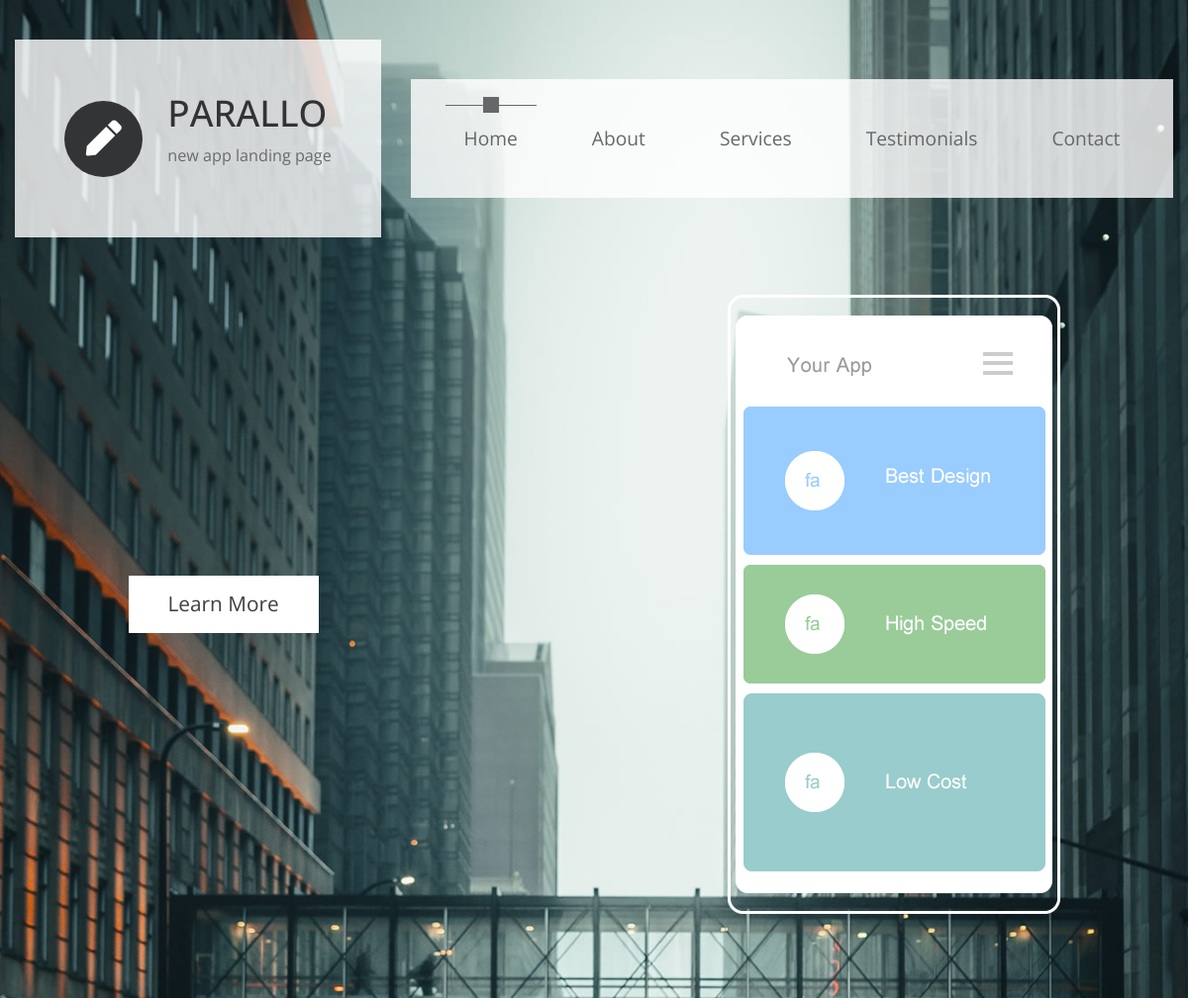
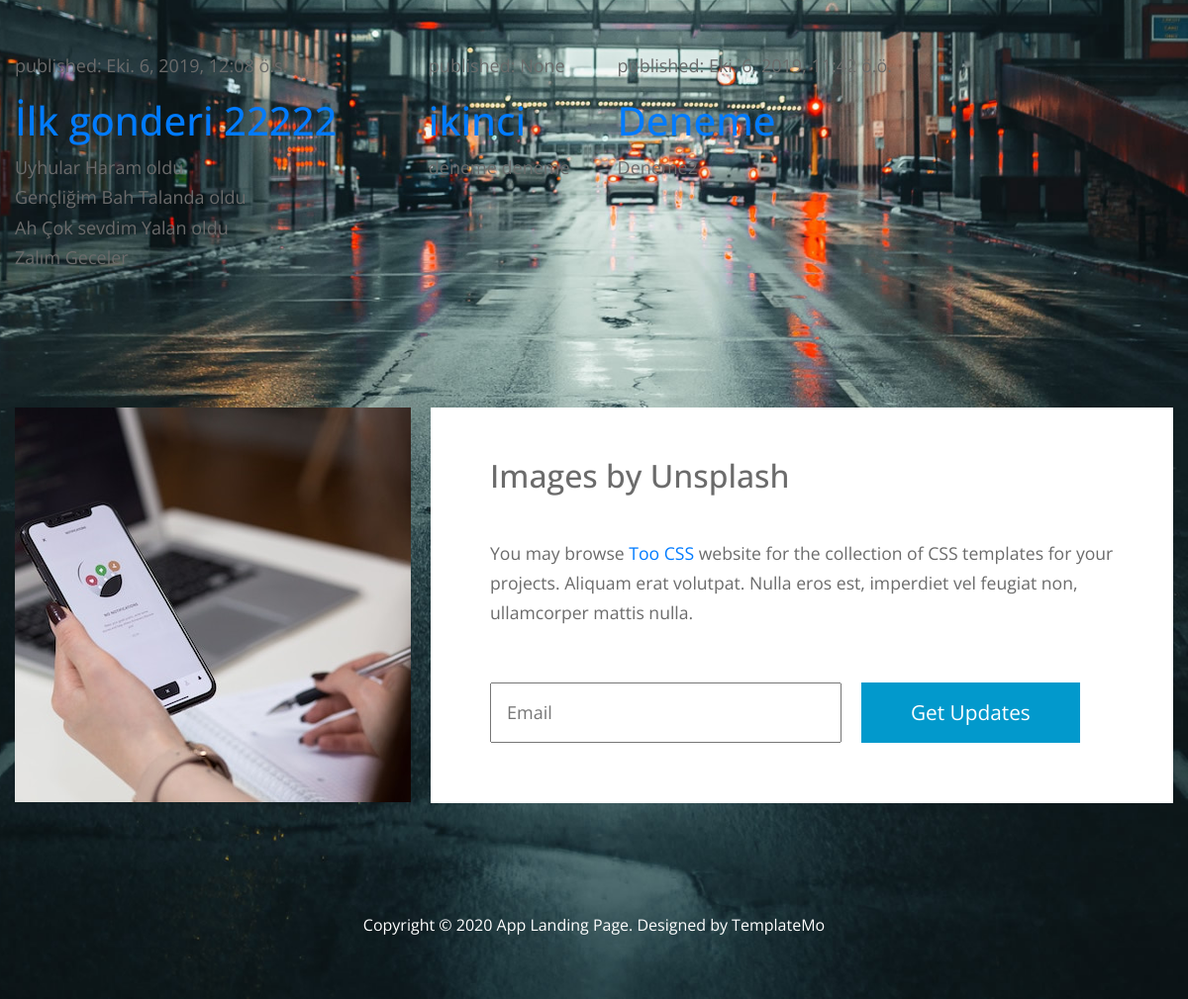
The app's page / (signed in) with its own data (2 pictures, top to bottom).
### Blog/models.py (models this page shows, shortened)
class GonderiModel(models.Model):
    yazar = models.ForeignKey('auth.User',on_delete=models.CASCADE)
    baslik = models.CharField(max_length=200)
    yazi = models.TextField()
    olus_zaman = models.DateTimeField(default=timezone.now)
    yayim_zaman = models.DateTimeField(null=True,blank=True)

### Blog/views.py (the view)
# urls.py: path('',views.Listele,name="gListele"),
def Listele(request):
    Gonderi = GonderiModel.objects.all()
    return render(request,'Blog/GListele.html',{"Gonderiler":Gonderi})

### templates/Blog/GListele.html (shortened to what this page needs)
{% extends "../base.html" %}
{% load static %}
{% block content %}
{% for gonderi in Gonderiler %}
    <div>
        <p>published: {{ gonderi.yayim_zaman }}</p>
        <h1>
            <a href="{% url 'gDetay' pk=gonderi.pk %}">
            {{ gonderi.baslik }}
        </a>
        {% if user.is_authenticated %}
        <a class="btn btn-default" href="{% url 'gDuzenle' pk=gonderi.pk %}">
        </a>
        {% endif %}
    </h1>
        <p>{{ gonderi.yazi|linebreaksbr }}</p>
    </div>
{% endfor %}
{% endblock %}

### Site/static/css/templatemo-style.css (style rules this page uses)
html { scroll-behavior: smooth; }
body { font-family: "Open Sans", Arial, Helvetica, sans-serif; font-size: 18px; font-weight: 400; color: #6b6b6b; overflow-x: hidden; }
a, button { transition: all 0.3s ease; }
.btn { border-radius: 0; padding: 13px 40px; font-size: 1.3rem; }
p { line-height: 1.7; }

### records on screen
GonderiModel: yayim_zaman "Eki. 6, 2019, 12:08 ö.s.", baslik "İlk gonderi 22222", yazi "Uyhular Haram oldu Gençliğim Bah Talanda oldu Ah Çok sevdim Yalan oldu Zalım Geceler"
GonderiModel: yayim_zaman "None", baslik "ikinci", yazi "deneme deneme"
GonderiModel: yayim_zaman "Eki. 6, 2019, 11:42 ö.ö.", baslik "Deneme", yazi "Deneme2"
